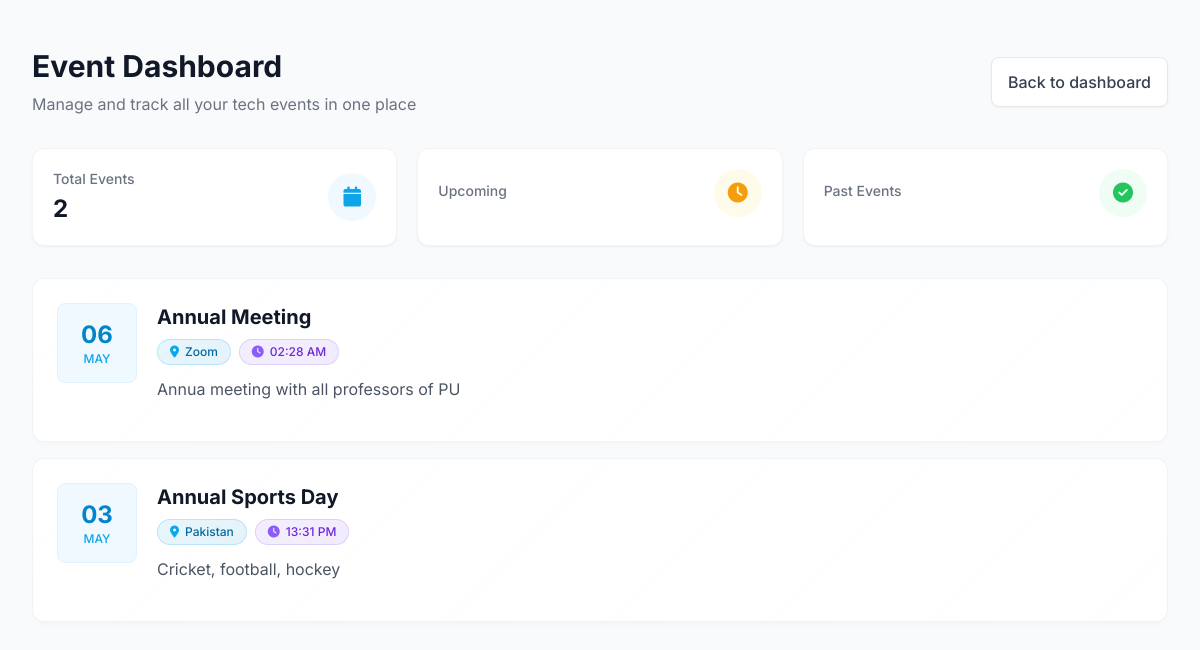
Screenshot of /student-events/ with the database file from the repository.
### school/models.py (models this page shows, shortened)
class Event(models.Model):
    title = models.CharField(max_length=100)
    description = models.TextField()
    location = models.CharField(max_length=100)
    start_date = models.DateTimeField()
    end_date = models.DateTimeField()

### school/views.py (the view)
# urls.py: path('student-events/', views.student_events_view, name='student-events'),
def student_events_view (req):
    events = Event.objects.all().order_by('-start_date')
    return render (req, 'dashboards/student/events/events_list.html', {
        'events' : events,
    })

### school/templates/dashboards/student/events/events_list.html (shortened to what this page needs)
<!DOCTYPE html>
<html lang="en">
<head>
    <script src="https://cdn.tailwindcss.com"></script>
    <link href="https://cdnjs.cloudflare.com/ajax/libs/font-awesome/6.4.0/css/all.min.css" rel="stylesheet">
</head>
<body class="py-12 px-4 sm:px-6 lg:px-8">
    <div class="max-w-6xl mx-auto">
        <div class="flex flex-col sm:flex-row justify-between items-start sm:items-center mb-8 gap-4">
            <div>
                <h1 class="text-3xl font-bold text-gray-900">Event Dashboard</h1>
                <p class="text-gray-500 mt-2">Manage and track all your tech events in one place</p>
            </div>
            <div class="flex space-x-3">
                <a href='/student-dashboard' class="flex items-center justify-center px-4 py-3 bg-white text-gray-700 font-medium rounded-lg hover:bg-gray-50 transition-colors shadow-sm border border-gray-200">
                    Back to dashboard
                </a>
            </div>
        </div>
        <div class="grid grid-cols-1 md:grid-cols-3 gap-5 mb-8">
            <div class="bg-white p-5 rounded-xl shadow-sm border border-gray-100">
                <div class="flex items-center justify-between">
                    <div>
                        <p class="text-sm font-medium text-gray-500">Total Events</p>
                        <h3 class="text-2xl font-bold text-gray-900 mt-1">{{ events|length }}</h3>
                    </div>
                    <div class="w-12 h-12 rounded-full bg-tech-50 flex items-center justify-center">
                        <i class="fas fa-calendar text-tech-500 text-xl"></i>
                    </div>
                </div>
            </div>
            <div class="bg-white p-5 rounded-xl shadow-sm border border-gray-100">
                <div class="flex items-center justify-between">
                    <div>
                        <p class="text-sm font-medium text-gray-500">Upcoming</p>
                    </div>
                    <div class="w-12 h-12 rounded-full bg-amber-50 flex items-center justify-center">
                        <i class="fas fa-clock text-amber-500 text-xl"></i>
                    </div>
                </div>
            </div>
            <div class="bg-white p-5 rounded-xl shadow-sm border border-gray-100">
                <div class="flex items-center justify-between">
                    <div>
                        <p class="text-sm font-medium text-gray-500">Past Events</p>
                    </div>
                    <div class="w-12 h-12 rounded-full bg-green-50 flex items-center justify-center">
                        <i class="fas fa-check-circle text-green-500 text-xl"></i>
                    </div>
                </div>
            </div>
        </div>
        <div class="space-y-4">
            {% for event in events %}
                <div class="event-card p-6 animate-fade-in">
                    <div class="flex flex-col md:flex-row md:items-start gap-5">
                        <div class="flex-shrink-0 w-20 h-20 rounded-lg bg-tech-50 flex flex-col items-center justify-center border border-tech-100">
                            <span class="text-2xl font-bold text-tech-600">{{ event.start_date|date:"d" }}</span>
                            <span class="text-xs font-medium text-tech-500 uppercase">{{ event.start_date|date:"M" }}</span>
                        </div>
                        <div class="flex-1 min-w-0">
                            <div class="flex items-start justify-between gap-3">
                                <div>
                                    <h2 class="text-xl font-bold text-gray-900 mb-1">{{ event.title }}</h2>
                                    <div class="flex flex-wrap items-center gap-2 mt-2">
                                        <span class="tech-badge px-3 py-1 rounded-full text-xs font-medium text-tech-700 flex items-center">
                                            <i class="fas fa-map-marker-alt mr-1.5 text-tech-500"></i>
                                            {{ event.location }}
                                        </span>
                                        <span class="cyber-badge px-3 py-1 rounded-full text-xs font-medium text-cyber-700 flex items-center">
                                            <i class="fas fa-clock mr-1.5 text-cyber-500"></i>
                                            {{ event.start_date|date:"H:i A" }}
                                        </span>
                                    </div>
                                </div>
                            </div>
                            <p class="text-gray-600 mt-3 line-clamp-2">{{ event.description }}</p>
                        </div>
                    </div>
                </div>
            {% endfor %}
        </div>
    </div>
</body>
</html>

### school/templates/dashboards/student/events/events_list.html (style rules this page uses)
body { font-family: 'Inter', sans-serif; background-color: #f8fafc; }
.event-card { background: linear-gradient(135deg, rgba(255,255,255,0.95) 0%, rgba(255,255,255,0.98) 100%); backdrop-filter: blur(10px); border-radius: 12px; transition: all 0.3s cubic-bezier(0.4, 0, 0.2, 1); box-shadow: 0 4px 6px -1px rgba(0, 0, 0, 0.02), 0 2px 4px -1px rgba(0, 0, 0, 0.02); border: 1px solid rgba(226, 232, 240, 0.5); }
.tech-badge { background: linear-gradient(135deg, rgba(14, 165, 233, 0.1) 0%, rgba(2, 132, 199, 0.1) 100%); border: 1px solid rgba(14, 165, 233, 0.2); }
.cyber-badge { background: linear-gradient(135deg, rgba(139, 92, 246, 0.1) 0%, rgba(124, 58, 237, 0.1) 100%); border: 1px solid rgba(139, 92, 246, 0.2); }

### rows the page displays
Event: start_date "06", start_date "MAY", title "Annual Meeting", location "Zoom", start_date "02:28 AM", description "Annua meeting with all professors of PU"
Event: start_date "03", start_date "MAY", title "Annual Sports Day", location "Pakistan", start_date "13:31 PM", description "Cricket, football, hockey"

### other values shown
{{ events|length }} "2"
